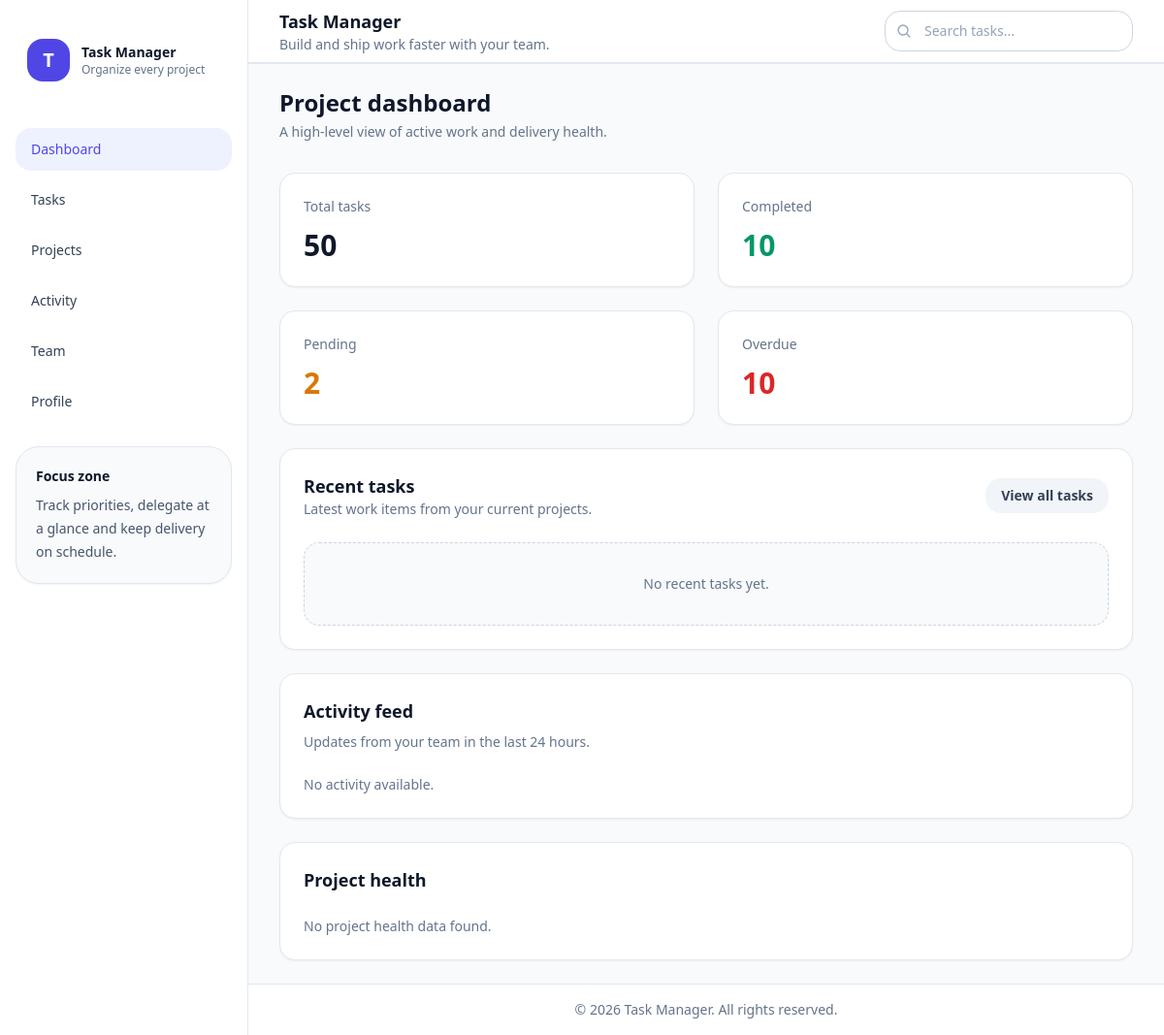
/, run on an earlier commit of the app's database.
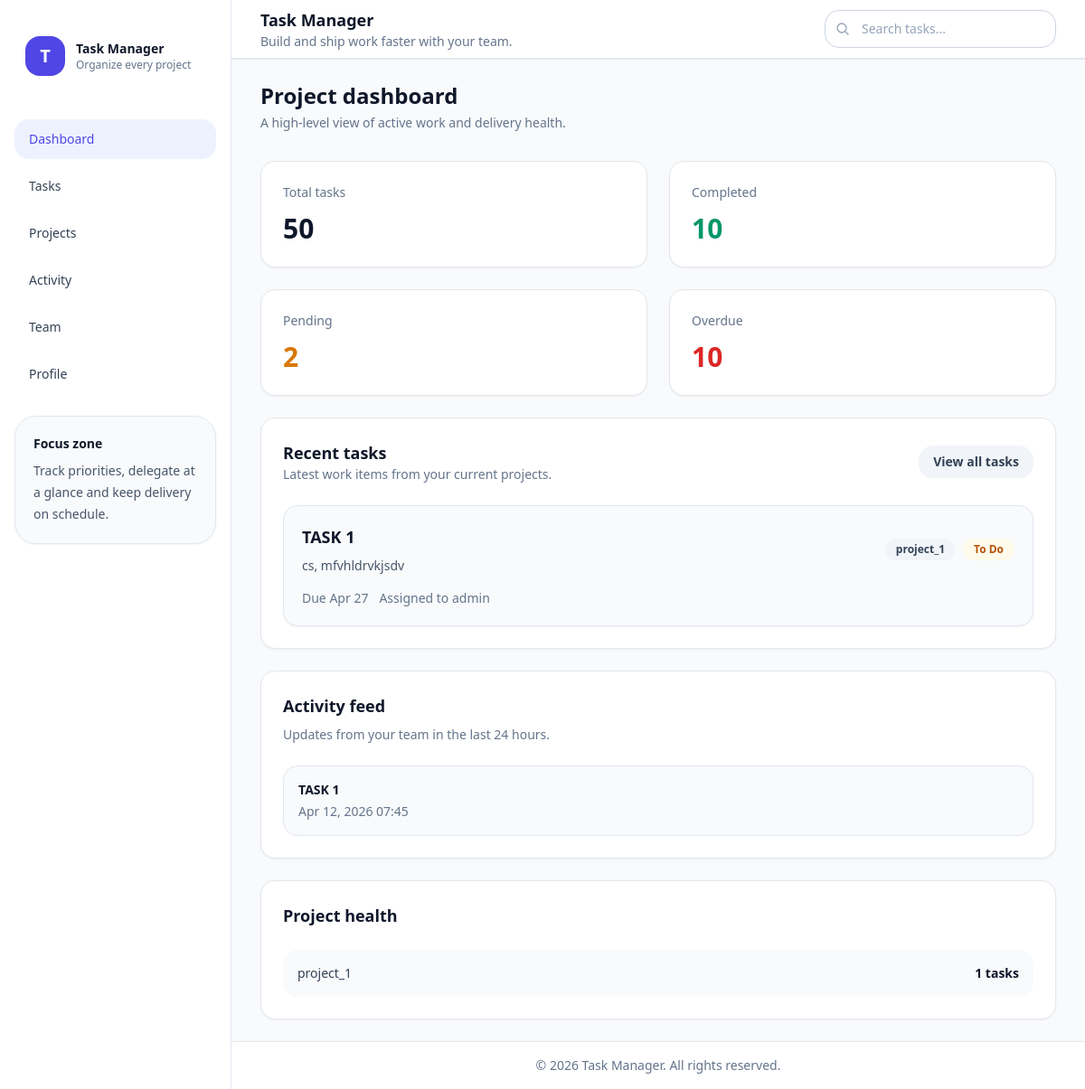
And on a later commit of the database.
### tasks/models.py (models this page shows, shortened)
class Task(models.Model):
    STATUS_CHOICES = [
        ("todo", "To Do"),
        ("in_progress", "In Progress"),
        ("review", "Review"),
        ("done", "Done"),
    ]
    PRIORITY_CHOICES = [
        ("low", "Low"),
        ("medium", "Medium"),
        ("high", "High"),
        ("urgent", "Urgent"),
    ]
    title = models.CharField(max_length=200)
    description = models.TextField(blank=True)
    project = models.ForeignKey(Project, on_delete=models.CASCADE, related_name="tasks")
    assigned_to = models.ForeignKey(settings.AUTH_USER_MODEL, on_delete=models.SET_NULL, null=True, blank=True, related_name="assigned_tasks")
    created_by = models.ForeignKey(settings.AUTH_USER_MODEL, on_delete=models.SET_NULL, null=True, related_name="created_tasks")
    labels = models.ManyToManyField(Label, blank=True, related_name="tasks")
    status = models.CharField(max_length=20, choices=STATUS_CHOICES, default="todo")
    priority = models.CharField(max_length=20, choices=PRIORITY_CHOICES, default="medium")
    due_date = models.DateField(blank=True, null=True)
    is_completed = models.BooleanField(default=False)
    order = models.PositiveIntegerField(default=0)
    created_at = models.DateTimeField(auto_now_add=True)
    updated_at = models.DateTimeField(auto_now=True)
    def __str__(self):
        return self.title

class Project(models.Model):
    name = models.CharField(max_length=150)
    description = models.TextField(blank=True)
    owner = models.ForeignKey(settings.AUTH_USER_MODEL, on_delete=models.CASCADE, related_name="owned_projects")
    members = models.ManyToManyField(settings.AUTH_USER_MODEL, blank=True, related_name="projects")
    start_date = models.DateField(default=timezone.now)
    due_date = models.DateField(blank=True, null=True)
    is_archived = models.BooleanField(default=False)
    created_at = models.DateTimeField(auto_now_add=True)

class Comment(models.Model):
    task = models.ForeignKey(Task, on_delete=models.CASCADE, related_name="comments")
    user = models.ForeignKey(settings.AUTH_USER_MODEL, on_delete=models.CASCADE)
    body = models.TextField()
    created_at = models.DateTimeField(auto_now_add=True)

### accounts/models.py (models this page shows, shortened)
class User(AbstractUser):
    ROLE_CHOICES = [
        ("admin", "Admin"),
        ("manager", "Manager"),
        ("member", "Member"),
    ]
    role = models.CharField(max_length=20, choices=ROLE_CHOICES, default="member")
    phone = models.CharField(max_length=20, blank=True)
    avatar = models.ImageField(upload_to="avatars/", blank=True, null=True)
    location = models.CharField(max_length=100, blank=True)
    bio = models.TextField(blank=True)

### accounts/views.py (the view)
# urls.py: path('',views.dashboard,name='dashboard'),
def dashboard(request):
    task=Task.objects.all()
    commnets=Comment.objects.all()
    projects=Project.objects.all()
    recent_task = Task.objects.order_by('-id')[:3]
    stats={'total':50,'completed':10,'pending':2,'overdue':10}
    context={'stats':stats,'task':task,'comments':commnets,'projects':projects,'recent_tasks':recent_task}
    return render(request, "dashboard.html",context)

### templates/dashboard.html (shortened to what the changed rows need)
{% extends 'base.html' %}
{% block page_title %}Project dashboard{% endblock %}
{% block content %}
<div class="grid gap-6 xl:grid-cols-[1.5fr_1fr]">
  <section class="space-y-6">
    <div class="rounded-2xl border bg-white p-6 shadow-sm">
      <div class="flex flex-col gap-4 sm:flex-row sm:items-center sm:justify-between">
        <div>
          <h2 class="text-lg font-semibold text-slate-900">Recent tasks</h2>
        </div>
      </div>
      <div class="mt-6 space-y-4">
        {% for task in recent_tasks %}
        <article class="rounded-2xl border border-slate-200 bg-slate-50 p-5 shadow-sm transition hover:border-indigo-200 hover:bg-white">
          <div class="flex flex-col gap-4 sm:flex-row sm:items-center sm:justify-between">
            <div>
              <h3 class="text-lg font-semibold text-slate-900">{{ task.title }}</h3>
              <p class="mt-2 text-sm text-slate-600">{{ task.description|truncatechars:90|default:'No description added.' }}</p>
            </div>
            <div class="flex flex-wrap items-center gap-2">
              <span class="rounded-full bg-slate-100 px-3 py-1 text-xs font-semibold text-slate-700">{{ task.project.name }}</span>
              <span class="rounded-full px-3 py-1 text-xs font-semibold {% if task.status == 'done' %}bg-emerald-50 text-emerald-700{% elif task.status == 'todo' %}bg-amber-50 text-amber-700{% elif task.status == 'in_progress' %}bg-sky-50 text-sky-700{% else %}bg-indigo-50 text-indigo-700{% endif %}">{{ task.get_status_display }}</span>
            </div>
          </div>
          <div class="mt-4 flex flex-wrap items-center gap-3 text-sm text-slate-500">
            <span>Due {{ task.due_date|date:'M j'|default:'—' }}</span>
            <span>Assigned to {{ task.assigned_to.get_full_name|default:task.assigned_to.username|default:'Unassigned' }}</span>
          </div>
        </article>
        {% empty %}
        <div class="rounded-2xl border border-dashed border-slate-300 bg-slate-50 p-8 text-center text-sm text-slate-500">No recent tasks yet.</div>
        {% endfor %}
      </div>
    </div>
  </section>
  <aside class="space-y-6">
    <div class="rounded-2xl border bg-white p-6 shadow-sm">
      <h2 class="text-lg font-semibold text-slate-900">Activity feed</h2>
      <div class="mt-6 space-y-4">
        {% for item in comments %}
        <div class="rounded-2xl border border-slate-200 bg-slate-50 p-4 hover:border-indigo-200 hover:bg-white transition">
          <p class="text-sm font-semibold text-slate-900">{{ item.task }}</p>
          <p class="mt-1 text-sm text-slate-500">{{ item.created_at|date:'M j, Y H:i' }}</p>
        </div>
        {% empty %}
        <p class="text-sm text-slate-500">No activity available.</p>
        {% endfor %}
      </div>
    </div>
    <div class="rounded-2xl border bg-white p-6 shadow-sm">
      <h2 class="text-lg font-semibold text-slate-900">Project health</h2>
      <div class="mt-6 grid gap-4">
        {% for project in projects %}
        <div class="rounded-2xl bg-slate-50 p-4">
          <div class="flex items-center justify-between gap-3 text-sm text-slate-700">
            <span>{{ project.name }}</span>
            <span class="font-semibold text-slate-900">{{ project.tasks.count }} tasks</span>
          </div>
        </div>
        {% empty %}
        <p class="text-sm text-slate-500">No project health data found.</p>
        {% endfor %}
      </div>
    </div>
  </aside>
</div>
{% endblock %}

What changed in the data, as far as the page shows it:
added Task: title "TASK 1", description "cs, mfvhldrvkjsdv", project.name "project_1", status "To Do", due_date "Apr 27", assigned_to.get_full_name "admin"
added Comment: task "TASK 1", created_at "Apr 12, 2026 07:45"
added Project: name "project_1", tasks.count "1"
Also different on the page:
text no longer shown: "No recent tasks yet. No activity available. No project health data found."
